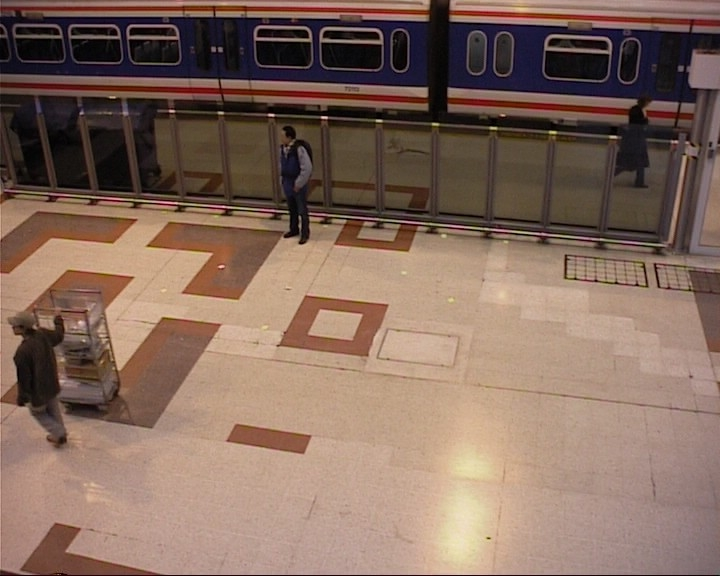
#> input picture in000235.jpg, 720 x 576 px
$ jupyter execute 'Détection de personnes avec HOG + SVM.ipynb'
#> lines starting #> are read from the running program, lines starting #| are printed output that depends on the picture; after the words box and inside, x2 and y2 are one past the last pixel; in counts of white or black regions, pixels touching at a corner belong together; long printed decimals are rounded
INF6804 Vision par ordinateur

Polytechnique Montréal

Exemple de détection avec HOG + SVM

[cell 1]
import numpy as np
import cv2
import matplotlib.pyplot as plt

Lecture des images en entrée. (Images provenant PETS 2006, http://www.cvg.reading.ac.uk/PETS2006/data.html)

[cell 2]
image1 = (cv2.imread('in000235.jpg',cv2.IMREAD_GRAYSCALE))
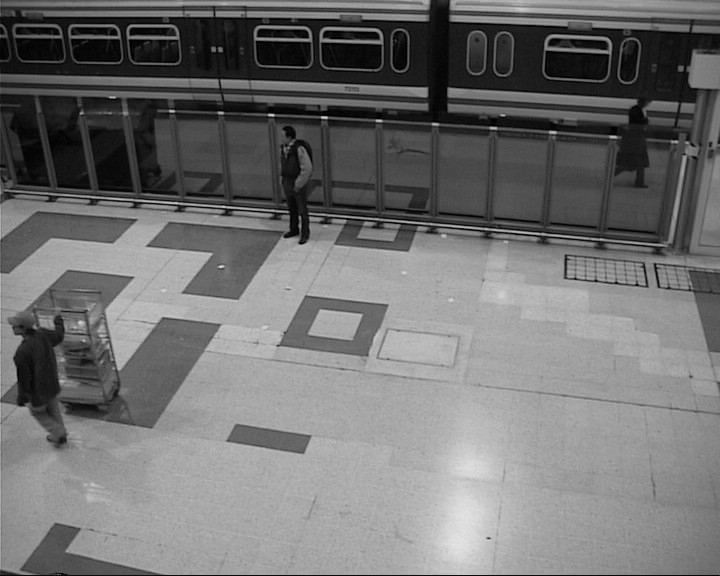
#> image1: shape (576, 720); min 0, max 230, mean 113.2
image2 = (cv2.imread('in000216.jpg',cv2.IMREAD_GRAYSCALE))
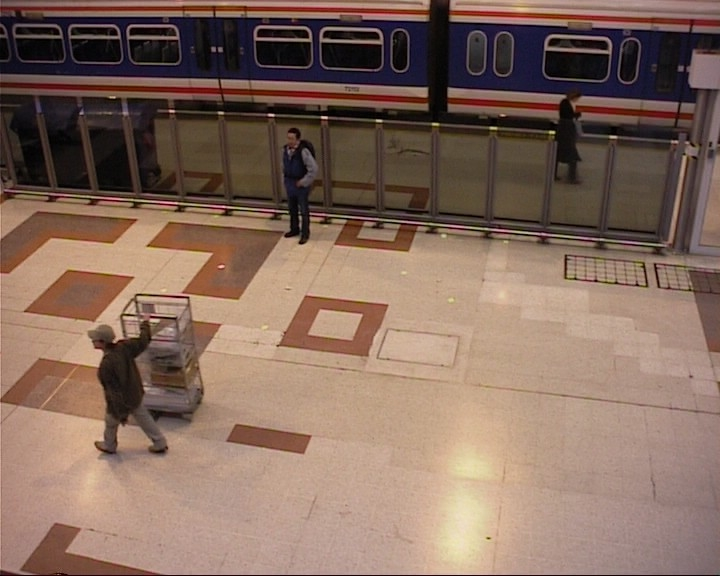
#> input picture in000216.jpg, 720 x 576 px
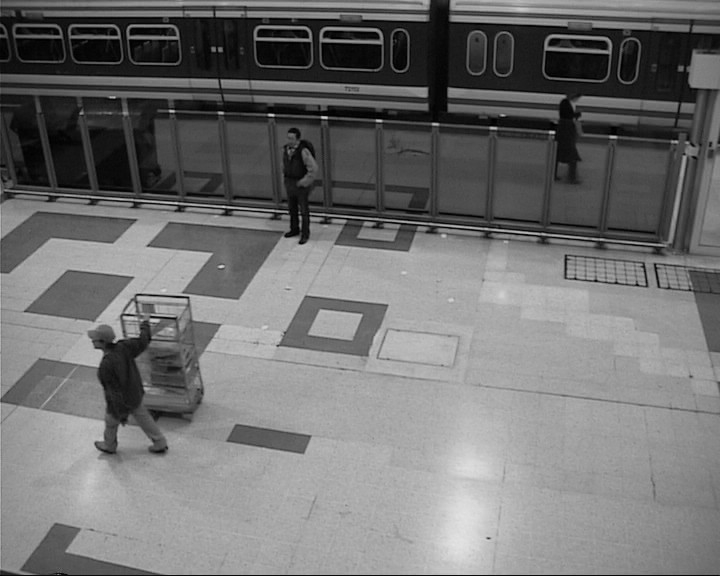
#> image2: shape (576, 720); min 0, max 229, mean 113.5

Initialisation du détecteur.

[cell 3]
hog = cv2.HOGDescriptor() #64 x 128 pixels
hog.setSVMDetector(cv2.HOGDescriptor_getDefaultPeopleDetector())

Détection multi-échelles et affichage.

[cell 4]
(rects, weights) = hog.detectMultiScale(image1, winStride = (4,4), padding = (8,8), scale = 1.05)
#> rects = [[261, 116, 74, 149], [642, 115, 78, 164]]; weights = [2.08, 0.794]

#Affichage
for (x, y, w, h) in rects:
    cv2.rectangle(image1, (x, y), (x + w, y + h), (255, 255, 255), 2)
#> this loop made 2 passes
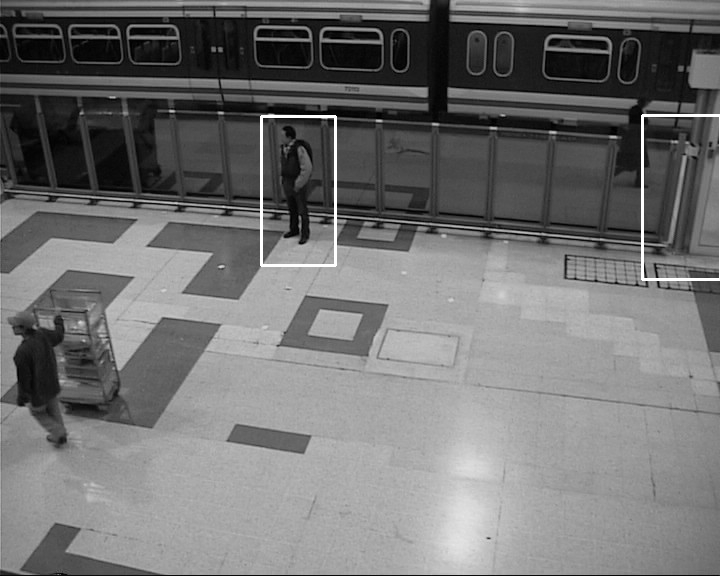
#> image1: shape (576, 720); 0.59% of pixels changed, all inside (x1, y1, x2, y2) = (260, 114, 720, 281)

plt.figure(figsize = (8,8))
plt.imshow(image1, cmap = plt.get_cmap('gray'))
plt.show()

[cell 5]
print(weights) #Score des détections
#| [2.082 0.7943]

Détection multi-échelles et affichage.

[cell 6]
(rects, weights) = hog.detectMultiScale(image2, winStride=(2,2), padding= (8,8), scale=1.05)
#> rects = [[405, 7, 67, 134], [536, 70, 66, 132], [262, 116, 74, 149], [643, 115, 77, 164], [73, 316, 80, 160], [59, 244, 127, 253]]; weights = [0.444, 0.314, 2.9, 0.802, 0.448, 0.339]

#Affichage
for (x, y, w, h) in rects:
    cv2.rectangle(image2, (x, y), (x + w, y + h), (255, 255, 255), 2)
#> this loop made 6 passes
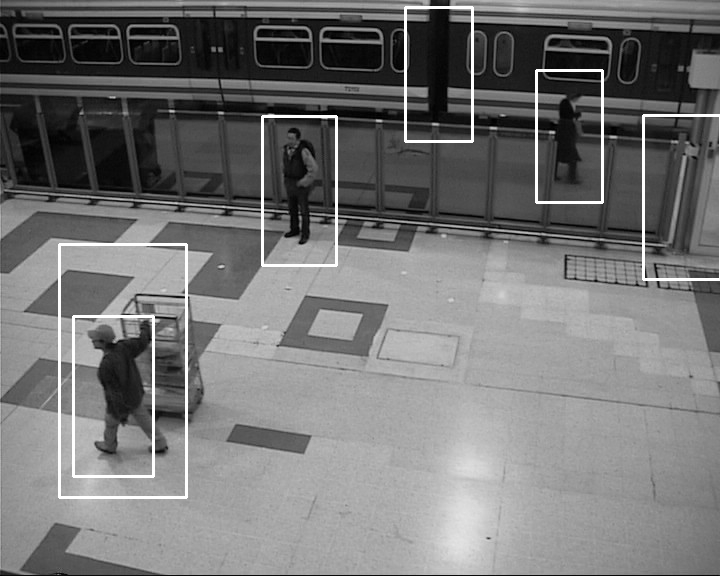
#> image2: shape (576, 720); 2.06% of pixels changed, all inside (x1, y1, x2, y2) = (58, 6, 720, 499)

plt.figure(figsize = (8,8))
plt.imshow(image2, cmap = plt.get_cmap('gray'))
plt.show()

[cell 7]
print(weights) #Score des détections
#| [0.444 0.3145 2.898 0.8016 0.4479 0.3392 ]
